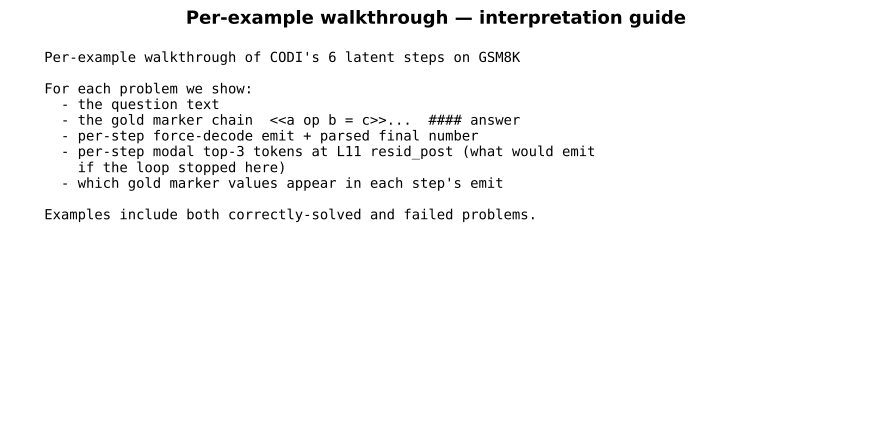

Reproduce this figure in Python.
"""Per-example walkthrough of CODI's 6 latent steps for a few GSM8K problems.

For a curated set of problems (some correct, some wrong):
  - Show the question + gold marker chain + gold final answer
  - For each latent step k = 1..6:
      * force-decode emit (from force_decode_per_step_gsm8k.json)
      * codi_extract'd final answer
      * for that problem, the logit-lens top-3 tokens at (step k, last layer
        L11, resid_post) — what the model would emit at that point if we
        cut the loop here.
  - Mark which gold marker values appear in the emit, and which step first
    surfaces each one.

This grounds the averaged numbers in concrete cases.

Output: per_example_walkthrough_gsm8k.{json,pdf}
"""
from __future__ import annotations

import json, re
from pathlib import Path

import matplotlib.pyplot as plt
import numpy as np
from matplotlib.backends.backend_pdf import PdfPages

PD = Path(__file__).resolve().parent
REPO = Path(__file__).resolve().parents[2]
FD_JSON = REPO / "experiments" / "computation_probes" / "force_decode_per_step_gsm8k.json"
LL_JSON = REPO / "experiments" / "computation_probes" / "logit_lens_gsm8k.json"
OUT_JSON = PD / "per_example_walkthrough_gsm8k.json"
OUT_PDF = PD / "per_example_walkthrough_gsm8k.pdf"


def parse_markers(s):
    s = s.replace(",", "")
    return re.findall(r"<<(-?\d+\.?\d*)\s*([+\-*/])\s*(-?\d+\.?\d*)\s*=\s*(-?\d+\.?\d*)>>", s)


def emit_final(s):
    s = s.replace(",", "")
    nums = re.findall(r"-?\d+\.?\d*", s)
    if not nums: return None
    try: return float(nums[-1])
    except: return None


def main():
    fd = json.load(open(FD_JSON))
    ll = json.load(open(LL_JSON))
    from datasets import load_dataset
    ds = load_dataset("gsm8k", "main")["test"]

    # Find sample problems by matching the logit_lens samples' question text
    # to GSM8K test indices.
    samples = ll.get("sample_top5", [])
    print(f"  logit_lens has {len(samples)} sample problems")
    test_q_to_idx = {}
    for i, ex in enumerate(ds):
        q = ex["question"].strip().replace("  ", " ")
        test_q_to_idx[q] = i

    n_layers = ll["N_LAYERS"]; n_lat = ll["N_LAT"]
    SUBL = ll["SUBLAYERS"]
    last_L_key = lambda s, sl: f"step{s+1}_L{n_layers-1}_{sl}"

    # Match force_decode rows by GSM8K idx
    fd_rows = {r["idx"]: r for r in fd["rows"]}

    selected = []
    for s in samples:
        q = s["q"]
        idx = test_q_to_idx.get(q)
        if idx is None: continue
        ex = ds[idx]
        gold = float(re.search(r"####\s*(-?\d+\.?\d*)", ex["answer"].replace(",", "")).group(1))
        markers = parse_markers(ex["answer"])
        fdr = fd_rows.get(idx)
        if fdr is None: continue
        step_emits = fdr["step_emits"]
        emit_vals = [emit_final(e) for e in step_emits]
        step_correct = [v is not None and abs(v - gold) < 1e-3 for v in emit_vals]
        finally_correct = step_correct[-1] if step_correct else False
        ll_top_per_step = []
        for k in range(n_lat):
            cell = s["cells"].get(last_L_key(k, "resid_post"), {})
            top = list(zip(cell.get("top_tokens", []), cell.get("top_probs", [])))
            ll_top_per_step.append(top[:3])
        selected.append({
            "idx": idx, "q": q, "gold": gold,
            "markers": [{"a": float(a), "op": op, "b": float(b), "c": float(c)}
                        for a, op, b, c in markers],
            "n_markers": len(markers),
            "finally_correct": bool(finally_correct),
            "step_emits": step_emits,
            "emit_vals": emit_vals,
            "step_correct": [bool(b) for b in step_correct],
            "ll_resid_post_L11_top3": ll_top_per_step,
        })

    OUT_JSON.write_text(json.dumps(selected, indent=2))
    print(f"  saved {OUT_JSON} with {len(selected)} problems")

    # ---------- Render PDF: one page per problem ----------
    with PdfPages(OUT_PDF) as pdf:
        # Title page
        fig, ax = plt.subplots(figsize=(11, 5))
        ax.axis("off")
        body = (
            "Per-example walkthrough of CODI's 6 latent steps on GSM8K\n\n"
            "For each problem we show:\n"
            "  - the question text\n"
            "  - the gold marker chain  <<a op b = c>>...  #### answer\n"
            "  - per-step force-decode emit + parsed final number\n"
            "  - per-step modal top-3 tokens at L11 resid_post (what would emit\n"
            "    if the loop stopped here)\n"
            "  - which gold marker values appear in each step's emit\n\n"
            "Examples include both correctly-solved and failed problems.\n"
        )
        ax.text(0.04, 0.95, body, va="top", ha="left", family="monospace", fontsize=10)
        ax.set_title("Per-example walkthrough — interpretation guide",
                     fontsize=13, fontweight="bold")
        pdf.savefig(fig, bbox_inches="tight"); plt.close(fig)

        for p in selected:
            fig, ax = plt.subplots(figsize=(14, 10))
            ax.axis("off")
            ok_tag = "✓ CORRECT" if p["finally_correct"] else "✗ WRONG"
            txt = f"GSM8K idx {p['idx']}  [{ok_tag}]\n\n"
            txt += f"Q: {p['q']}\n\n"
            txt += f"GOLD chain ({p['n_markers']} markers, final = {p['gold']}):\n"
            for i, m in enumerate(p["markers"], 1):
                txt += f"  marker {i}: <<{m['a']:g} {m['op']} {m['b']:g} = {m['c']:g}>>\n"
            txt += "\n"
            txt += "Per-latent-step force-decode emit + parsed answer:\n"
            txt += f"  {'step':<5} {'emit (truncated)':<60s}  {'parsed':<10} {'L11 modal':<30}\n"
            for k in range(n_lat):
                em = p["step_emits"][k][:55]
                pv = p["emit_vals"][k]
                ll_top = p["ll_resid_post_L11_top3"][k]
                ll_str = "  ".join(f"{repr(t)[:5]}({pp:.2f})" for t, pp in ll_top)
                marker_match = ""
                if pv is not None:
                    for i, m in enumerate(p["markers"], 1):
                        if abs(pv - m["c"]) < 1e-3:
                            marker_match = f"  ← matches marker {i}"
                            break
                    if not marker_match and abs(pv - p["gold"]) < 1e-3:
                        marker_match = "  ← matches gold final"
                txt += (f"  {k+1:<5} {em!r:<60s}  "
                        f"{(str(pv) if pv is not None else '?'):<10} {ll_str:<30}{marker_match}\n")
            ax.text(0.01, 0.99, txt, va="top", ha="left", family="monospace",
                    fontsize=8.5)
            ax.set_title(f"Problem walkthrough — idx={p['idx']}",
                         fontsize=12, fontweight="bold")
            pdf.savefig(fig, bbox_inches="tight"); plt.close(fig)

    print(f"saved {OUT_PDF}")

    # Also print a console summary
    print("\nConsole summary:")
    for p in selected:
        ok = "✓" if p["finally_correct"] else "✗"
        print(f"\n{ok} idx={p['idx']}: gold={p['gold']}, {p['n_markers']} markers")
        print(f"  Q: {p['q'][:90]}...")
        for i, m in enumerate(p["markers"], 1):
            print(f"  m{i}: <<{m['a']:g}{m['op']}{m['b']:g}={m['c']:g}>>")
        for k in range(n_lat):
            pv = p["emit_vals"][k]
            mark = ""
            if pv is not None:
                for i, m in enumerate(p["markers"], 1):
                    if abs(pv - m["c"]) < 1e-3:
                        mark = f" ← m{i}"
                if not mark and abs(pv - p["gold"]) < 1e-3:
                    mark = " ← gold"
            print(f"  step{k+1}: emit={pv}{mark}  | {p['step_emits'][k][:70]!r}")


if __name__ == "__main__":
    main()
